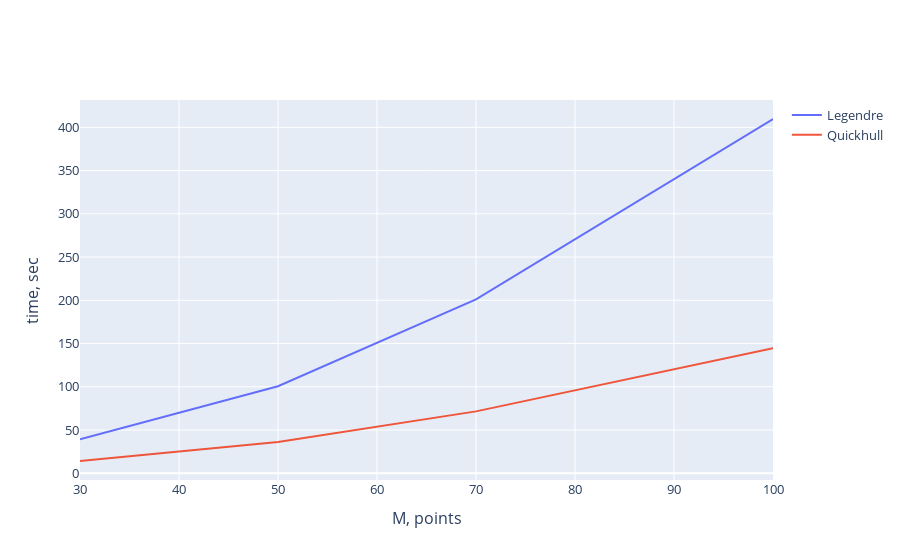

The notebook cell this image was saved under:
### Code cell
fig = go.Figure()
fig.add_trace(go.Scatter(x = NVec, y = TimeVec_Legendre, mode = 'lines', name = 'Legendre'))
fig.add_trace(go.Scatter(x = NVec, y = TimeVec_Quickhull, mode = 'lines', name = 'Quickhull'))
fig.update_layout(xaxis_title = 'M, points', yaxis_title = 'time, sec',
                 font = dict(size = 13))

fig.show()

### Figure 1 — Plotly figure (JSON) as saved in the notebook; plotly's stock layout.template omitted (floating-point values rounded to 4 significant figures)
{"data": [{"mode": "lines", "name": "Legendre", "type": "scatter", "x": [30, 50, 70, 100], "y": [39.4, 100.6, 201.0, 409.6]}, {"mode": "lines", "name": "Quickhull", "type": "scatter", "x": [30, 50, 70, 100], "y": [14.18, 36.21, 71.57, 144.4]}], "layout": {"font": {"size": 13}, "xaxis": {"title": {"text": "M, points"}}, "yaxis": {"title": {"text": "time, sec"}}}}
